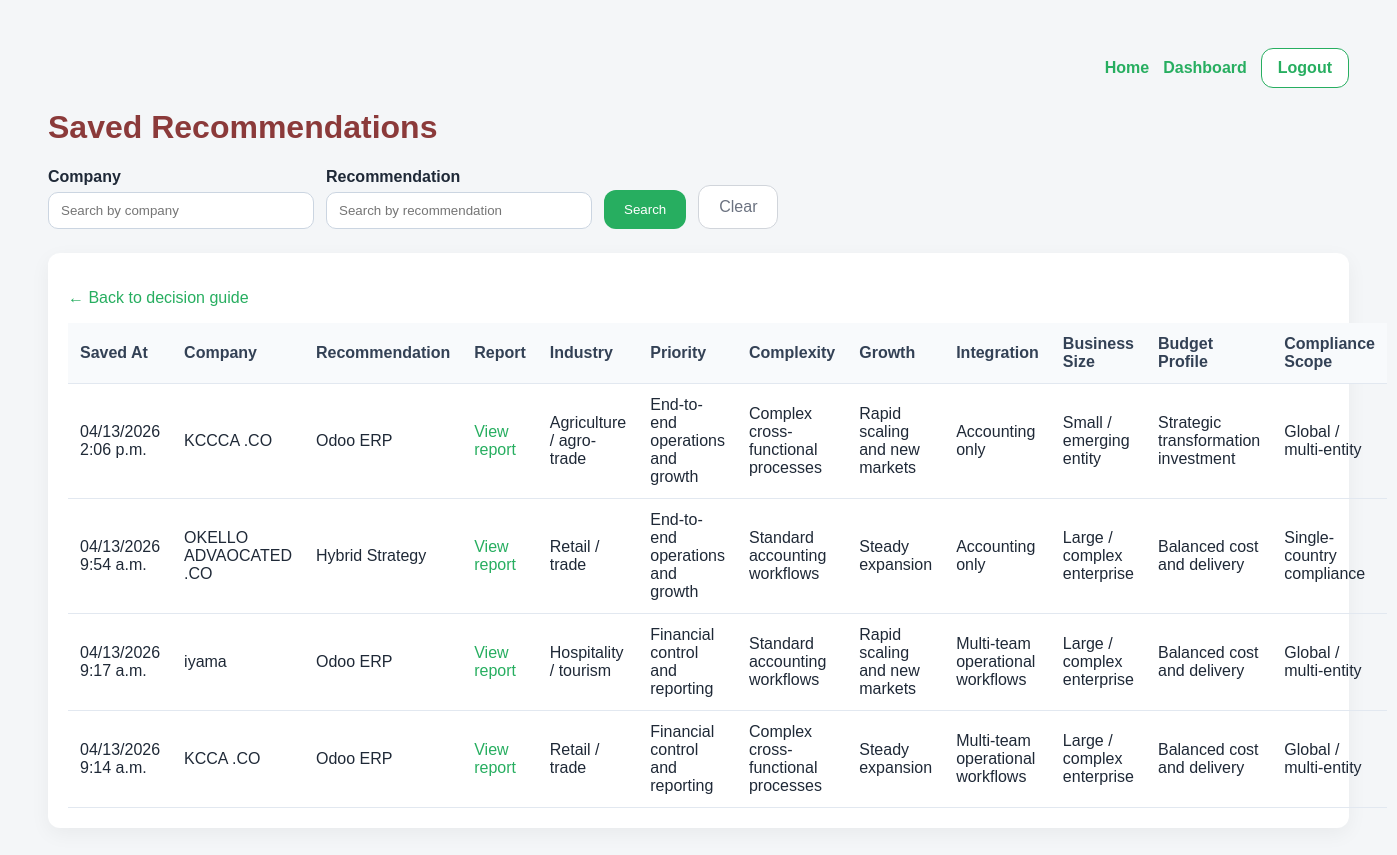
Page /history/ (signed in) on the committed database.
### guide/models.py (models this page shows, shortened)
class Decision(models.Model):
    user = models.ForeignKey(
        User, on_delete=models.CASCADE, null=True, blank=True)
    company_name = models.CharField(max_length=120, blank=True)
    industry = models.ForeignKey(
        Industry, on_delete=models.SET_NULL, null=True, blank=True)
    answers = models.JSONField(default=dict)  # Store all answers
    recommendation = models.CharField(max_length=120)
    explanation = models.TextField()
    confidence_score = models.FloatField(default=0.0)
    created_at = models.DateTimeField(auto_now_add=True)
    updated_at = models.DateTimeField(auto_now=True)
    ANSWER_LABELS = {
        'priority': {
            'accounting': 'Financial control and reporting',
            'mixed': 'Finance + operations oversight',
            'operations': 'End-to-end operations and growth',
        },
        'complexity': {
            'low': 'Standard accounting workflows',
            'medium': 'Integrated finance and operations',
            'high': 'Complex cross-functional processes',
        },
        'growth': {
            'stable': 'Stable with predictable demand',
            'growing': 'Steady expansion',
            'scaling': 'Rapid scaling and new markets',
        },
        'integration': {
            'low': 'Accounting only',
            'medium': 'Finance plus sales or inventory',
            'high': 'Multi-team operational workflows',
        },
        'industry': {
            'services': 'Professional services',
            'trade': 'Retail / trade',
            'manufacturing': 'Manufacturing / production',
            'agriculture': 'Agriculture / agro-trade',
            'hospitality': 'Hospitality / tourism',
        },
        'business_size': {
            'small': 'Small / emerging entity',
            'medium': 'Mid-market organisation',
            'large': 'Large / complex enterprise',
        },
        'budget': {
            'rapid': 'Fast launch with tight budget',
            'balanced': 'Balanced cost and delivery',
            'strategic': 'Strategic transformation investment',
        },
        'compliance': {
            'standard': 'Single-country compliance',
            'regional': 'Regional or multi-office',
            'global': 'Global / multi-entity',
        },
    }
    def _get_answer_display(self, key):
        value = self.answers.get(key)
        if not value:
            return 'Not specified'
        if key == 'industry' and self.industry:
            return self.industry.name
        return self.ANSWER_LABELS.get(key, {}).get(value, str(value))
    def get_priority_display(self):
        return self._get_answer_display('priority')
    def get_complexity_display(self):
        return self._get_answer_display('complexity')
    def get_growth_display(self):
        return self._get_answer_display('growth')
    def get_integration_display(self):
        return self._get_answer_display('integration')
    def get_business_size_display(self):
        return self._get_answer_display('business_size')
    def get_budget_display(self):
        return self._get_answer_display('budget')
    def get_compliance_display(self):
        return self._get_answer_display('compliance')
    def get_industry_display(self):
        return self._get_answer_display('industry')

### guide/views.py (the view)
# urls.py: path('history/', history, name='history'),
@login_required
def history(request):
    user_decisions = Decision.objects.filter(user=request.user)
    company_query = request.GET.get('company', '').strip()
    recommendation_query = request.GET.get('recommendation', '').strip()
    if company_query:
        user_decisions = user_decisions.filter(
            company_name__icontains=company_query)
    if recommendation_query:
        user_decisions = user_decisions.filter(
            recommendation__icontains=recommendation_query)
    decisions = user_decisions.order_by('-created_at')[:50]
    return render(request, "history.html", {
        'decisions': decisions,
        'company_query': company_query,
        'recommendation_query': recommendation_query,
    })

### guide/templates/history.html (shortened to what this page needs)
<!DOCTYPE html>
<html>
<head>
</head>
<body>
<div class="top-nav">
    <a href="{% url 'index' %}">Home</a>
    <a href="{% url 'dashboard' %}">Dashboard</a>
    <a href="{% url 'user_logout' %}" class="button">Logout</a>
</div>
<h1>Saved Recommendations</h1>
<form method="get" class="search-form" style="margin-bottom:24px; display:flex; flex-wrap:wrap; gap:12px; align-items:flex-end;">
    <div style="display:flex; flex-direction:column;">
        <label for="company" style="font-weight:600; margin-bottom:6px; color:#1f2937;">Company</label>
        <input id="company" name="company" type="text" value="{{ company_query }}" style="padding:10px 12px; border:1px solid #cbd5e1; border-radius:10px; width:240px;" placeholder="Search by company">
    </div>
    <div style="display:flex; flex-direction:column;">
        <label for="recommendation" style="font-weight:600; margin-bottom:6px; color:#1f2937;">Recommendation</label>
        <input id="recommendation" name="recommendation" type="text" value="{{ recommendation_query }}" style="padding:10px 12px; border:1px solid #cbd5e1; border-radius:10px; width:240px;" placeholder="Search by recommendation">
    </div>
    <button type="submit" style="background:#27AE60; color:white; padding:12px 20px; border:none; border-radius:12px; cursor:pointer;">Search</button>
    <a href="{% url 'history' %}" style="background:white; color:#6b7280; padding:12px 20px; border:1px solid #d1d5db; border-radius:12px; text-decoration:none;">Clear</a>
</form>
<div class="card">
    <p><a href="{% url 'index' %}">← Back to decision guide</a></p>
    {% if decisions %}
        <table>
            <thead>
                <tr>
                    <th>Saved At</th>
                    <th>Company</th>
                    <th>Recommendation</th>
                    <th>Report</th>
                    <th>Industry</th>
                    <th>Priority</th>
                    <th>Complexity</th>
                    <th>Growth</th>
                    <th>Integration</th>
                    <th>Business Size</th>
                    <th>Budget Profile</th>
                    <th>Compliance Scope</th>
                </tr>
            </thead>
            <tbody>
            {% for decision in decisions %}
                <tr>
                    <td>{{ decision.created_at|date:'SHORT_DATETIME_FORMAT' }}</td>
                    <td>{{ decision.company_name|default:'Company' }}</td>
                    <td>{{ decision.recommendation }}</td>
                    <td><a href="{% url 'printable_report' decision.id %}" target="_blank">View report</a></td>
                    <td>{{ decision.get_industry_display }}</td>
                    <td>{{ decision.get_priority_display }}</td>
                    <td>{{ decision.get_complexity_display }}</td>
                    <td>{{ decision.get_growth_display }}</td>
                    <td>{{ decision.get_integration_display }}</td>
                    <td>{{ decision.get_business_size_display }}</td>
                    <td>{{ decision.get_budget_display }}</td>
                    <td>{{ decision.get_compliance_display }}</td>
                </tr>
            {% endfor %}
            </tbody>
        </table>
    {% else %}
        <p>No recommendations have been saved yet.</p>
    {% endif %}
</div>
</body>
</html>

### guide/templates/history.html (style rules this page uses)
body { font-family: Arial, sans-serif; background: #f4f6f8; padding: 40px; color: #1f2937; }
.card { background: white; padding: 20px; margin-bottom: 20px; border-radius: 12px; box-shadow: 0 6px 20px rgba(0, 0, 0, 0.05); }
table { width: 100%; border-collapse: collapse; }
th, td { text-align: left; padding: 12px; border-bottom: 1px solid #e2e8f0; }
th { background: #f8fafc; color: #334155; }
.top-nav { display: flex; justify-content: flex-end; gap: 14px; align-items: center; margin-bottom: 20px; }
.top-nav a { color: #27AE60; text-decoration: none; font-weight: 600; }
.top-nav a.button { border: 1px solid #27AE60; padding: 10px 16px; border-radius: 12px; background: white; }
a { color: #27AE60; text-decoration: none; }
h1 { color: #8B3A3A; }

### rows in the picture
Decision: created_at "04/13/2026 2:06 p.m.", company_name "KCCCA .CO", recommendation "Odoo ERP", industry "Agriculture / agro-trade", priority "End-to-end operations and growth", complexity "Complex cross-functional processes", growth "Rapid scaling and new markets", integration "Accounting only", business_size "Small / emerging entity", budget "Strategic transformation investment", compliance "Global / multi-entity"
Decision: created_at "04/13/2026 9:54 a.m.", company_name "OKELLO ADVAOCATED .CO", recommendation "Hybrid Strategy", industry "Retail / trade", priority "End-to-end operations and growth", complexity "Standard accounting workflows", growth "Steady expansion", integration "Accounting only", business_size "Large / complex enterprise", budget "Balanced cost and delivery", compliance "Single-country compliance"
Decision: created_at "04/13/2026 9:17 a.m.", company_name "iyama", recommendation "Odoo ERP", industry "Hospitality / tourism", priority "Financial control and reporting", complexity "Standard accounting workflows", growth "Rapid scaling and new markets", integration "Multi-team operational workflows", business_size "Large / complex enterprise", budget "Balanced cost and delivery", compliance "Global / multi-entity"
Decision: created_at "04/13/2026 9:14 a.m.", company_name "KCCA .CO", recommendation "Odoo ERP", industry "Retail / trade", priority "Financial control and reporting", complexity "Complex cross-functional processes", growth "Steady expansion", integration "Multi-team operational workflows", business_size "Large / complex enterprise", budget "Balanced cost and delivery", compliance "Global / multi-entity"
